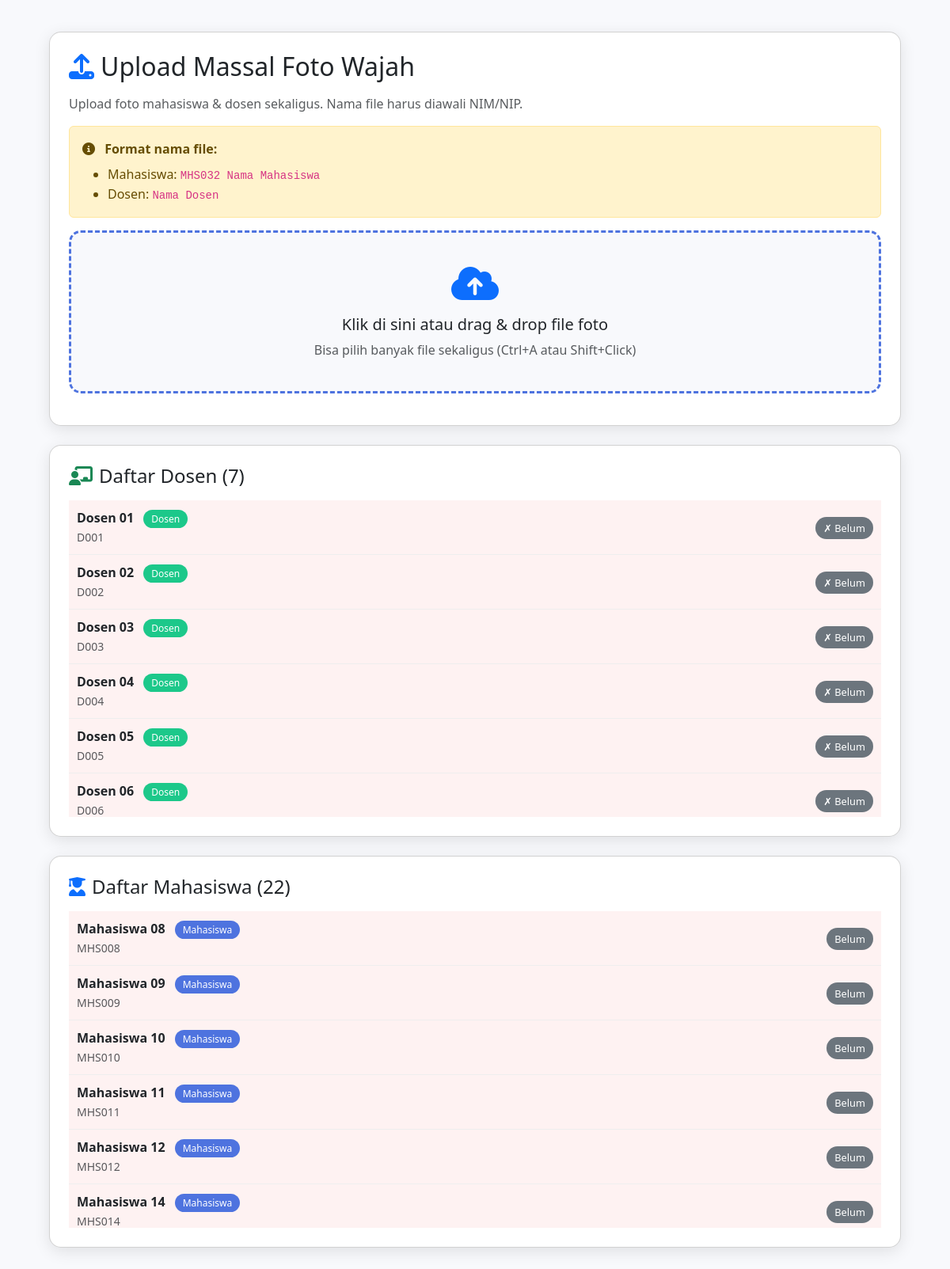
The app's page /public/upload_massal.php (signed in) with its own data.
### tables this page shows
CREATE TABLE `users` (
  `id` int(11) NOT NULL,
  `nip_nim` varchar(20) NOT NULL,
  `nama` varchar(100) NOT NULL,
  `email` varchar(100) NOT NULL,
  `password` varchar(255) NOT NULL,
  `role` enum('mahasiswa','dosen','admin') NOT NULL,
  `foto_wajah_path` varchar(255) DEFAULT NULL,
  `face_descriptor` longtext DEFAULT NULL,
  `created_at` timestamp NOT NULL DEFAULT current_timestamp()
);

### public/upload_massal.php (the view, shortened to what this page needs)
<?php
$database = new Database();
$conn = $database->getConnection();
$mahasiswa = $conn->query("SELECT id, nama, nip_nim FROM users WHERE role='mahasiswa' ORDER BY nama ASC")->fetchAll();
$dosen = $conn->query("SELECT id, nama, nip_nim FROM users WHERE role='dosen' ORDER BY nama ASC")->fetchAll();
?>
<!DOCTYPE html>
<html lang="id">
<head>
    <link href="https://cdn.jsdelivr.net/npm/bootstrap@5.3.0/dist/css/bootstrap.min.css" rel="stylesheet">
    <link rel="stylesheet" href="https://cdnjs.cloudflare.com/ajax/libs/font-awesome/6.4.0/css/all.min.css">
</head>
<body>
    <div class="container">
        <div class="card p-4 mb-4">
            <h2 class="mb-3"><i class="fas fa-upload text-primary me-2"></i>Upload Massal Foto Wajah</h2>
            <p class="text-muted">Upload foto mahasiswa & dosen sekaligus. Nama file harus diawali NIM/NIP.</p>
            <div class="alert alert-warning">
                <i class="fas fa-info-circle me-2"></i>
                <strong>Format nama file:</strong>
                <ul class="mb-0 mt-2">
                    <li>Mahasiswa: <code>MHS032 Nama Mahasiswa</code></li>
                    <li>Dosen: <code>Nama Dosen</code></li>
                </ul>
            </div>
            <form method="POST" enctype="multipart/form-data" id="uploadForm">
                <div class="upload-zone" id="uploadZone" onclick="document.getElementById('fileInput').click()">
                    <i class="fas fa-cloud-upload-alt fa-3x text-primary mb-3"></i>
                    <h5>Klik di sini atau drag & drop file foto</h5>
                    <p class="text-muted mb-0">Bisa pilih banyak file sekaligus (Ctrl+A atau Shift+Click)</p>
                </div>
            </form>
        </div>
        <div class="card p-4 mb-4">
            <h4 class="mb-3"><i class="fas fa-chalkboard-teacher text-success me-2"></i>Daftar Dosen (<?= count($dosen) ?>)</h4>
            <div class="user-list">
                <?php foreach($dosen as $d):
                    $stmt = $conn->prepare("SELECT foto_wajah_path, face_descriptor FROM users WHERE id = ?");
                    $stmt->execute([$d['id']]);
                    $user = $stmt->fetch();
                    $hasPhoto = !empty($user['foto_wajah_path']);
                    $hasDesc = !empty($user['face_descriptor']);
                ?>
                <div class="user-item <?= $hasPhoto ? 'has-photo' : 'no-photo' ?>">
                    <div>
                        <strong><?= htmlspecialchars($d['nama']) ?></strong>
                        <span class="role-badge-dsn ms-2">Dosen</span>
                        <br><small class="text-muted"><?= htmlspecialchars($d['nip_nim']) ?></small>
                    </div>
                    <div>
                        <?php if($hasPhoto && $hasDesc): ?>
                            <span class="badge-status bg-success text-white">✓ Foto + Descriptor</span>
                        <?php elseif($hasPhoto): ?>
                            <span class="badge-status bg-warning text-dark">⚠ Foto saja</span>
                        <?php else: ?>
                            <span class="badge-status bg-secondary text-white">✗ Belum</span>
                        <?php endif; ?>
                    </div>
                </div>
                <?php endforeach; ?>
            </div>
        </div>
        <div class="card p-4">
            <h4 class="mb-3"><i class="fas fa-user-graduate text-primary me-2"></i>Daftar Mahasiswa (<?= count($mahasiswa) ?>)</h4>
            <div class="user-list">
                <?php foreach($mahasiswa as $m):
                    $stmt = $conn->prepare("SELECT foto_wajah_path, face_descriptor FROM users WHERE id = ?");
                    $stmt->execute([$m['id']]);
                    $user = $stmt->fetch();
                    $hasPhoto = !empty($user['foto_wajah_path']);
                    $hasDesc = !empty($user['face_descriptor']);
                ?>
                <div class="user-item <?= $hasPhoto ? 'has-photo' : 'no-photo' ?>">
                    <div>
                        <strong><?= htmlspecialchars($m['nama']) ?></strong>
                        <span class="role-badge-mhs ms-2">Mahasiswa</span>
                        <br><small class="text-muted"><?= htmlspecialchars($m['nip_nim']) ?></small>
                    </div>
                    <div>
                        <?php if($hasPhoto && $hasDesc): ?>
                            <span class="badge-status bg-success text-white">✓ Foto + Descriptor</span>
                        <?php elseif($hasPhoto): ?>
                            <span class="badge-status bg-warning text-dark">⚠ Foto saja</span>
                        <?php else: ?>
                            <span class="badge-status bg-secondary text-white"> Belum</span>
                        <?php endif; ?>
                    </div>
                </div>
                <?php endforeach; ?>
            </div>
        </div>
    </div>
</body>
</html>

### public/upload_massal.php (style rules this page uses)
body { background: #f8f9fc; font-family: 'Segoe UI', sans-serif; }
.container { max-width: 1100px; margin: 40px auto; }
.card { border-radius: 15px; box-shadow: 0 5px 20px rgba(0,0,0,0.1); }
.upload-zone { border: 3px dashed #4e73df; border-radius: 15px; padding: 40px; text-align: center; background: #f8f9fc; cursor: pointer; transition: all 0.3s; }
.user-list { max-height: 400px; overflow-y: auto; }
.user-item { padding: 10px; border-bottom: 1px solid #eee; display: flex; justify-content: space-between; align-items: center; }
.user-item.no-photo { background: #fef2f2; }
.badge-status { padding: 5px 10px; border-radius: 20px; font-size: 0.8rem; }
.role-badge-mhs { background: #4e73df; color: white; padding: 3px 10px; border-radius: 15px; font-size: 0.75rem; }
.role-badge-dsn { background: #1cc88a; color: white; padding: 3px 10px; border-radius: 15px; font-size: 0.75rem; }

### records on screen
users: nama "Dosen 01", nip_nim "D001", shows "✗ Belum"
users: nama "Dosen 02", nip_nim "D002", shows "✗ Belum"
users: nama "Dosen 03", nip_nim "D003", shows "✗ Belum"
users: nama "Dosen 04", nip_nim "D004", shows "✗ Belum"
users: nama "Dosen 05", nip_nim "D005", shows "✗ Belum"
users: nama "Dosen 06", nip_nim "D006", shows "✗ Belum"
users: nama "Mahasiswa 08", nip_nim "MHS008", shows "Belum"
users: nama "Mahasiswa 09", nip_nim "MHS009", shows "Belum"
users: nama "Mahasiswa 10", nip_nim "MHS010", shows "Belum"
users: nama "Mahasiswa 11", nip_nim "MHS011", shows "Belum"
users: nama "Mahasiswa 12", nip_nim "MHS012", shows "Belum"
users: nama "Mahasiswa 14", nip_nim "MHS014", shows "Belum"

### other values on screen
count($dosen) "7"
count($mahasiswa) "22"
